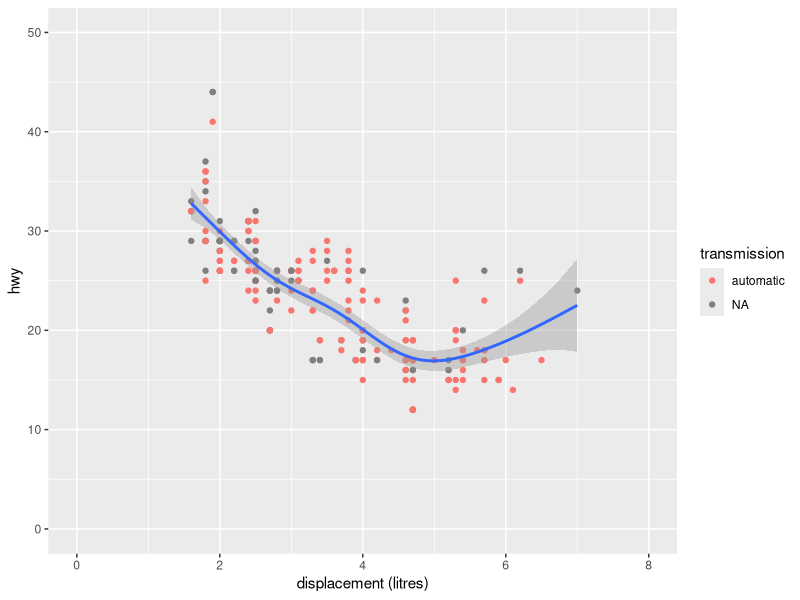

Generate this figure with R:
library(ggplot2)
head(mpg)
mpg$transmisssion <- rep("manual", nrow(mpg))
mpg$transmission[grep("auto",mpg$trans)] <- "automatic"
#par(mfrow = c(1,2), mar = c(4,4,1,1))
#plot(mpg$displ,mpg$hwy,xlab="displacement",ylab="highway mpg",
#     pch=19,col=(mpg$transmission=="automatic")+1)
#plot(mpg$displ,mpg$hwy,xlab="displacement",ylab="highway mpg",type="n") # empty plot
#rect(0,0,8,50,col="lightgrey") # add a grey rectangle over plot area
#abline(v=2:7,h=seq(10,45,by=5),col="white") # add grid lines (see also ?grid)
#points(mpg$displ,mpg$hwy,col=(mpg$transmission=="automatic")+1,pch=19,cex=.5) # data

# ggplot2 version
a <- ggplot(mpg,aes(x=displ,y=hwy)) + geom_point(aes(colour=transmission)) +
  geom_smooth(method="gam",formula=y~s(x)) ## add a smooth as it’s easy!
a <- a + coord_cartesian(xlim=c(0,8),ylim=c(0,50))
a <- a + scale_x_continuous(limits=c(1,7),name="displacement (litres)")
a ## ’print’ plot object ’a’ - that is plot it!
#ggsave("mpg-gg.eps", width = 5, height = 3)